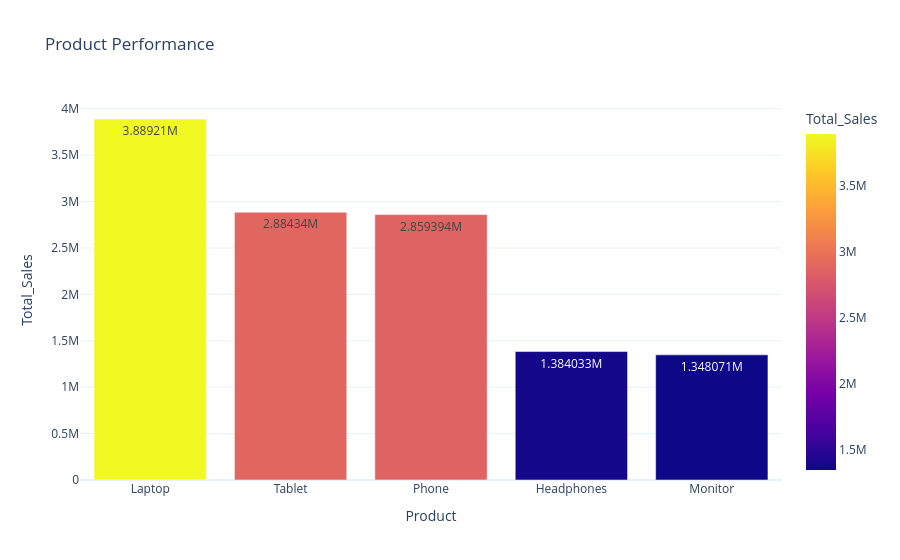

This figure's notebook cell:
### Code cell
product_sales = (
    df.groupby("Product")["Total_Sales"]
      .sum()
      .reset_index()
      .sort_values("Total_Sales", ascending=False)
)

fig = px.bar(
    product_sales,
    x="Product",
    y="Total_Sales",
    color="Total_Sales",
    title="Product Performance",
    text_auto=True
)

fig.update_layout(template="plotly_white")

fig.show()

### Figure 1 — Plotly figure (JSON) as saved in the notebook; plotly's stock layout.template omitted (floating-point values rounded to 4 significant figures)
{"data": [{"hovertemplate": "Product=%{x}<br>Total_Sales=%{marker.color}<extra></extra>", "legendgroup": "", "marker": {"color": [3889210, 2884340, 2859394, 1384033, 1348071], "coloraxis": "coloraxis", "pattern": {"shape": ""}}, "name": "", "orientation": "v", "showlegend": false, "textposition": "auto", "texttemplate": "%{y}", "type": "bar", "x": ["Laptop", "Tablet", "Phone", "Headphones", "Monitor"], "xaxis": "x", "y": [3889210, 2884340, 2859394, 1384033, 1348071], "yaxis": "y"}], "layout": {"barmode": "relative", "coloraxis": {"colorbar": {"title": {"text": "Total_Sales"}}, "colorscale": [[0, "#0d0887"], [0.1111, "#46039f"], [0.2222, "#7201a8"], [0.3333, "#9c179e"], [0.4444, "#bd3786"], [0.5556, "#d8576b"], [0.6667, "#ed7953"], [0.7778, "#fb9f3a"], [0.8889, "#fdca26"], [1, "#f0f921"]]}, "legend": {"tracegroupgap": 0}, "title": {"text": "Product Performance"}, "xaxis": {"anchor": "y", "domain": [0, 1], "title": {"text": "Product"}}, "yaxis": {"anchor": "x", "domain": [0, 1], "title": {"text": "Total_Sales"}}}}
